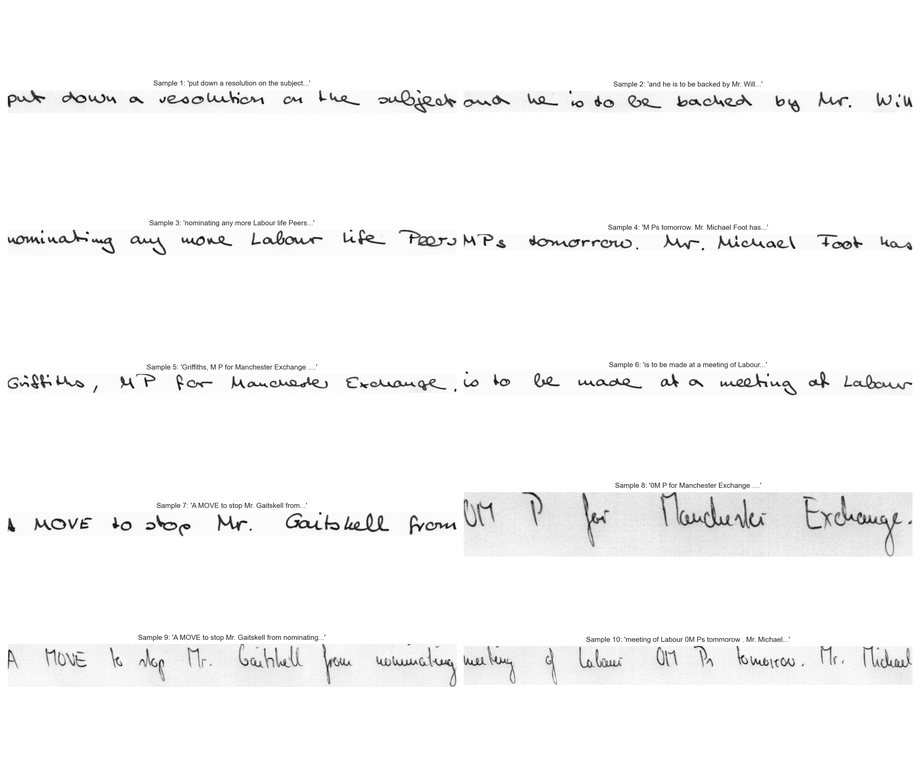
#> input picture charts/01_sample_images.png, 920 x 767 px, shrunk from 2700 x 2250 before the run
$ python image_processor.py ../../charts/01_sample_images.png   (older library calls are emulated)
#> lines starting #> are read from the running program, lines starting #| are printed output that depends on the picture; after the words box and inside, x2 and y2 are one past the last pixel; in counts of white or black regions, pixels touching at a corner belong together
#> in process_image_for_ocr, image is the input picture: shape (767, 920, 3); min 0, max 255, mean 248.6
"""
Image preprocessing pipeline for handwriting OCR.
Includes deskewing, denoising, binarization, and layout analysis.
"""

import cv2
import numpy as np
from typing import Tuple, List, Optional, Dict
from PIL import Image
import albumentations as A
from scipy import ndimage


class ImagePreprocessor:
    """Preprocessor for handwritten document images."""

    def __init__(self, config: Optional[Dict] = None):
        """
        Initialize preprocessor with configuration.

        Args:
            config: Preprocessing configuration dict
        """
        self.config = config or {}
        self.deskew_enabled = self.config.get('deskew', True)
        self.denoise_enabled = self.config.get('denoise', True)
        self.binarization = self.config.get('binarization', 'adaptive')
        self.contrast_enabled = self.config.get('contrast_enhancement', True)

    def process(self, image: np.ndarray) -> np.ndarray:
        """
        Apply full preprocessing pipeline.

        Args:
            image: Input image (BGR or RGB)

        Returns:
            Preprocessed image
        """
        # Convert to grayscale if needed
        if len(image.shape) == 3:
            gray = cv2.cvtColor(image, cv2.COLOR_BGR2GRAY)
        else:
            gray = image.copy()

        # Denoise
        if self.denoise_enabled:
            gray = self.denoise(gray)

        # Deskew
        if self.deskew_enabled:
            gray = self.deskew(gray)

        # Enhance contrast
        if self.contrast_enabled:
            gray = self.enhance_contrast(gray)

        # Binarize
        if self.binarization != 'none':
            binary = self.binarize(gray)
        else:
            binary = gray

        # Remove borders
        if self.config.get('remove_borders', True):
            binary = self.remove_borders(binary)

        return binary

    def denoise(self, image: np.ndarray) -> np.ndarray:
        """
        Remove noise from image.

        Args:
            image: Grayscale image

        Returns:
            Denoised image
        """
        # Non-local means denoising (good for handwriting)
        denoised = cv2.fastNlMeansDenoising(image, None, h=10, templateWindowSize=7, searchWindowSize=21)
        return denoised

    def deskew(self, image: np.ndarray) -> np.ndarray:
        """
        Correct skew in document image.

        Args:
            image: Grayscale image

        Returns:
            Deskewed image
        """
        # Binarize for skew detection
        _, binary = cv2.threshold(image, 0, 255, cv2.THRESH_BINARY_INV + cv2.THRESH_OTSU)
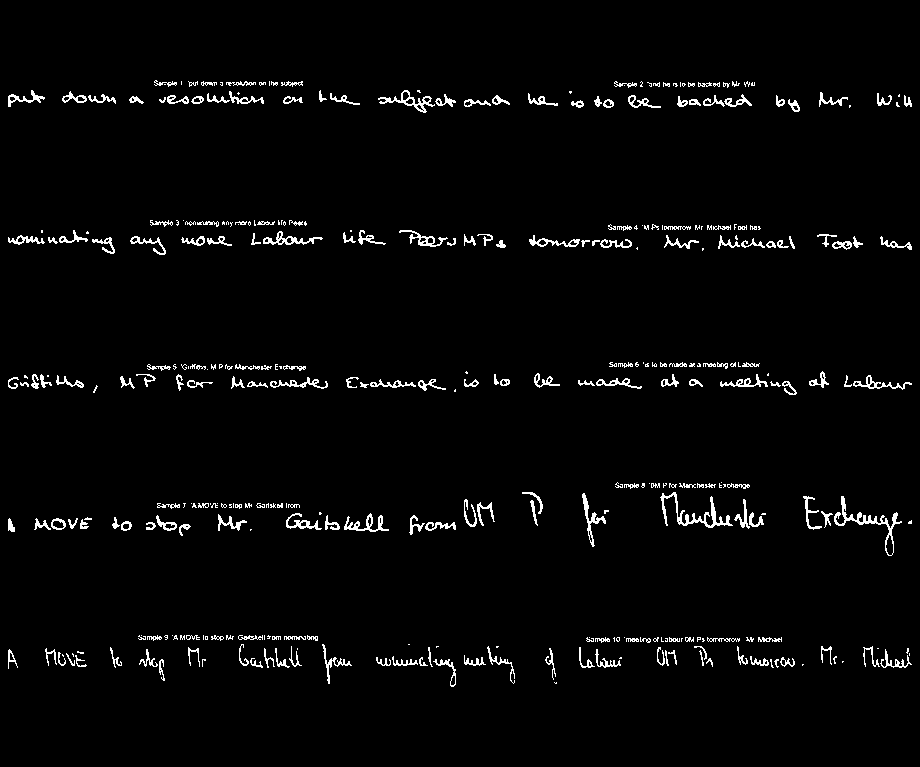
#> binary: shape (767, 920); 2.6% white in thin lines or dots, all inside (x1, y1, x2, y2) = (8, 80, 912, 687)

        # Find coordinates of all non-zero points
        coords = np.column_stack(np.where(binary > 0))
#> coords = 18616 pairs, first value 80 to 686, second value 8 to 911

        if len(coords) == 0:
            return image

        # Calculate minimum area rectangle
        angle = cv2.minAreaRect(coords)[-1]
#> angle = -90

        # Correct angle
        if angle < -45:
            angle = -(90 + angle)
#> angle = 0
        else:
            angle = -angle

        # Rotate image
        if abs(angle) < 0.5:  # Skip if almost straight
            return image

        (h, w) = image.shape[:2]
        center = (w // 2, h // 2)
        M = cv2.getRotationMatrix2D(center, angle, 1.0)
        rotated = cv2.warpAffine(image, M, (w, h), flags=cv2.INTER_CUBIC, borderMode=cv2.BORDER_REPLICATE)

        return rotated

    def enhance_contrast(self, image: np.ndarray) -> np.ndarray:
        """
        Enhance image contrast using CLAHE.

        Args:
            image: Grayscale image

        Returns:
            Contrast-enhanced image
        """
        clahe = cv2.createCLAHE(clipLimit=2.0, tileGridSize=(8, 8))
        enhanced = clahe.apply(image)
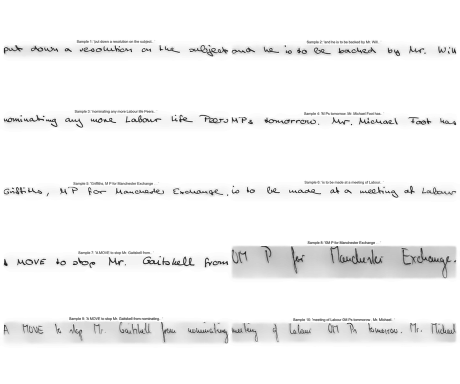
#> enhanced: shape (767, 920) (shown at 1/2 size); min 1, max 255, mean 245.3
        return enhanced

    def binarize(self, image: np.ndarray) -> np.ndarray:
        """
        Binarize image using specified method.

        Args:
            image: Grayscale image

        Returns:
            Binary image
        """
        if self.binarization == 'otsu':
            _, binary = cv2.threshold(image, 0, 255, cv2.THRESH_BINARY + cv2.THRESH_OTSU)

        elif self.binarization == 'adaptive':
            binary = cv2.adaptiveThreshold(
                image, 255, cv2.ADAPTIVE_THRESH_GAUSSIAN_C,
                cv2.THRESH_BINARY, 21, 10
            )
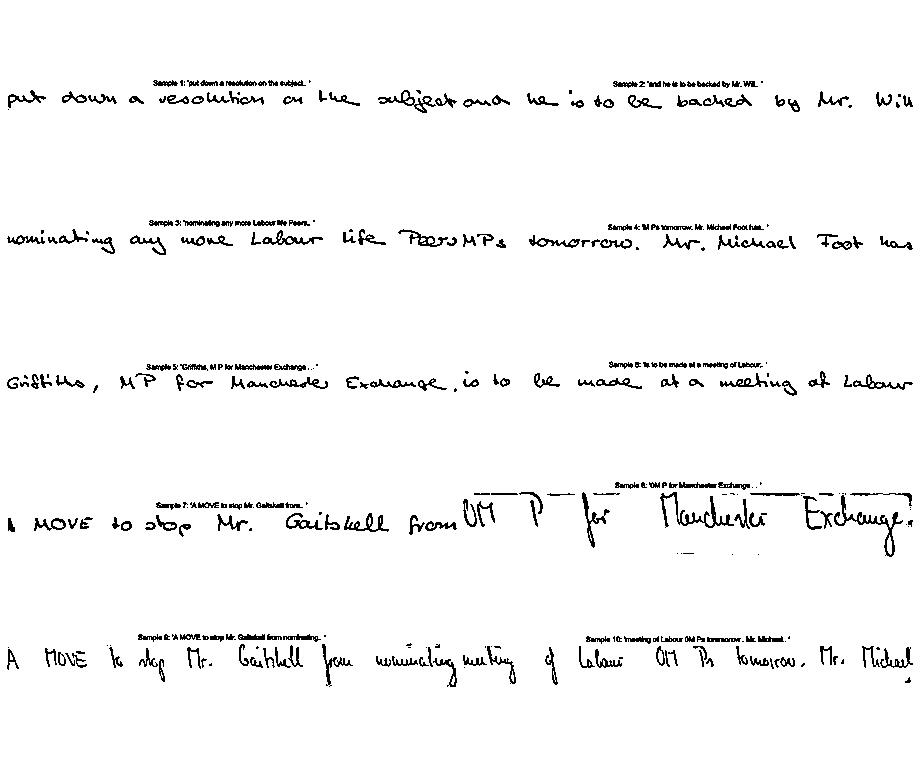
#> binary: shape (767, 920); 96.8% white; black in thin lines or dots, all inside (x1, y1, x2, y2) = (7, 80, 913, 687)

        elif self.binarization == 'sauvola':
            # Sauvola binarization (good for handwriting)
            binary = self._sauvola_threshold(image)

        else:
            binary = image

        return binary

    # [20 lines left out: function _sauvola_threshold, not called in this run]

    def remove_borders(self, image: np.ndarray, border_size: int = 5) -> np.ndarray:
        """
        Remove border artifacts.

        Args:
            image: Binary image
            border_size: Size of border to remove

        Returns:
            Image with borders removed
        """
#> called with border_size = 5
        h, w = image.shape[:2]
        return image[border_size:h-border_size, border_size:w-border_size]
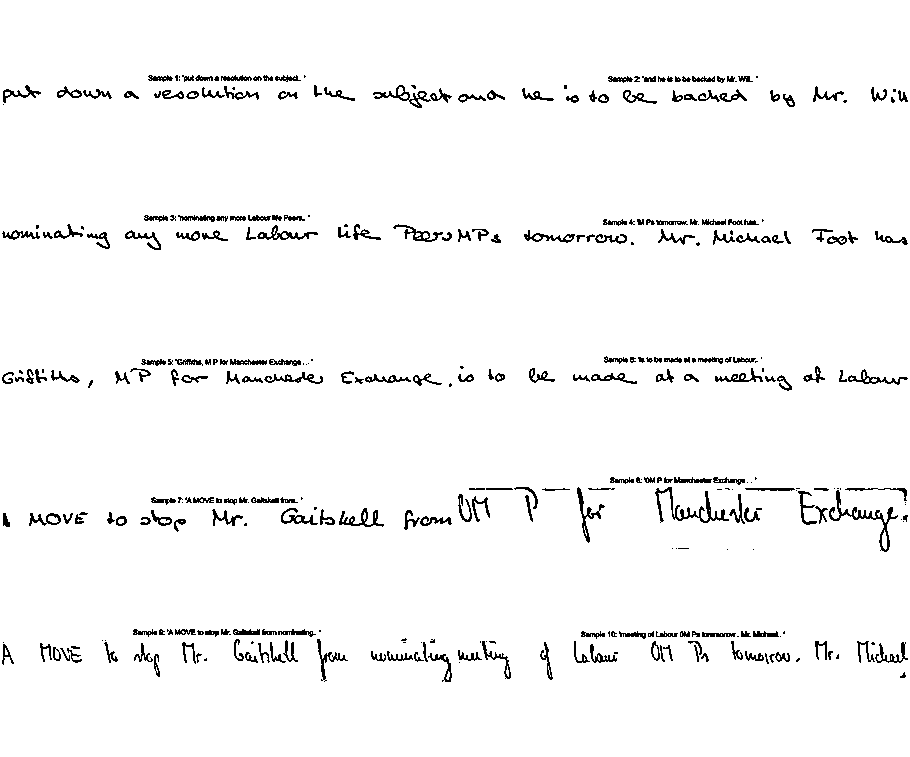
#> returned value: shape (757, 910); 96.7% white; black in thin lines or dots, all inside (x1, y1, x2, y2) = (2, 75, 908, 682)


class LayoutDetector:
    """Detect text regions and layout in document images."""

    def __init__(self, config: Optional[Dict] = None):
        """
        Initialize layout detector.

        Args:
            config: Configuration dict
        """
        self.config = config or {}
        self.min_height = self.config.get('min_text_height', 10)
        self.min_width = self.config.get('min_text_width', 10)

    def detect_text_regions(self, image: np.ndarray) -> List[Dict]:
        """
        Detect text regions in image.

        Args:
            image: Binary image

        Returns:
            List of region dicts with 'bbox', 'type' keys
        """
        # Find contours
        contours, _ = cv2.findContours(
            255 - image if image.mean() > 127 else image,
            cv2.RETR_EXTERNAL,
            cv2.CHAIN_APPROX_SIMPLE
        )
#> contours = 343 contours, 134 with area under 20; largest, box (x1, y1, x2, y2) and area: (829, 490, 898, 552) 459, (655, 487, 729, 523) 350, (373, 85, 431, 108) 316, (257, 225, 318, 240) 248, (339, 508, 384, 527) 222

        regions = []
        for contour in contours:
            x, y, w, h = cv2.boundingRect(contour)

            # Filter by size
            if w < self.min_width or h < self.min_height:
                continue

            # Classify region type based on aspect ratio
            aspect_ratio = w / h
            if aspect_ratio > 5:
                region_type = 'line'
            elif aspect_ratio > 1.5:
                region_type = 'text_block'
            else:
                region_type = 'other'

            regions.append({
                'bbox': (x, y, w, h),
                'type': region_type,
                'area': w * h
            })
#> this loop made 343 passes
#> (x, y, w, h, aspect_ratio, region_type) on passes 10, 12, 14, 15, 17, 18, 19, 20: (428, 653, 24, 29, 0.828, 'other'), (775, 652, 15, 10, 1.5, 'other'), (414, 652, 10, 10, 1, 'other'), (245, 652, 13, 11, 1.18, 'other'), (745, 651, 19, 10, 1.9, 'text_block'), (387, 651, 26, 10, 2.6, 'text_block'), (371, 651, 15, 11, 1.36, 'other'), (458, 650, 24, 11, 2.18, 'text_block')
#> after the loop, regions = 108 items

        # Sort by vertical position
        regions = sorted(regions, key=lambda r: r['bbox'][1])

        return regions

    # [34 lines left out: function segment_lines, not called in this run]


class DataAugmenter:
    """Data augmentation for handwriting images."""

    # [54 lines left out: functions __init__, augment, not called in this run]


def process_image_for_ocr(
    image_path: str,
    config: Optional[Dict] = None
) -> Tuple[np.ndarray, List[Dict]]:
    """
    Complete preprocessing pipeline for OCR.

    Args:
        image_path: Path to input image
        config: Processing configuration

    Returns:
        Tuple of (preprocessed image, detected regions)
    """
    # Load image
    image = cv2.imread(image_path)
    if image is None:
        raise ValueError(f"Failed to load image: {image_path}")

    # Preprocess
    preprocessor = ImagePreprocessor(config)
    processed = preprocessor.process(image)

    # Detect layout
    detector = LayoutDetector(config)
    regions = detector.detect_text_regions(processed)
#> regions = 108 items

    return processed, regions


if __name__ == "__main__":
    # Example usage
    import sys

    if len(sys.argv) > 1:
        image_path = sys.argv[1]
        processed, regions = process_image_for_ocr(image_path)
#> regions = 108 items

        print(f"Processed image shape: {processed.shape}")
#| Processed image shape: (757, 910)
        print(f"Detected {len(regions)} text regions:")
#| Detected 108 text regions:
        for i, region in enumerate(regions[:5]):  # Show first 5
            print(f"  Region {i}: {region}")
#> this loop made 5 passes
#> region on pass 2: {'bbox': (3, 85, 38, 18), 'type': 'text_block', 'area': 684}
#> (printed output is left out)

        # Save result
        output_path = image_path.replace('.', '_processed.')
        cv2.imwrite(output_path, processed)
        print(f"Saved preprocessed image to: {output_path}")
    else:
        print("Usage: python image_processor.py <image_path>")

$ run again, on charts/03_image_dimensions.png
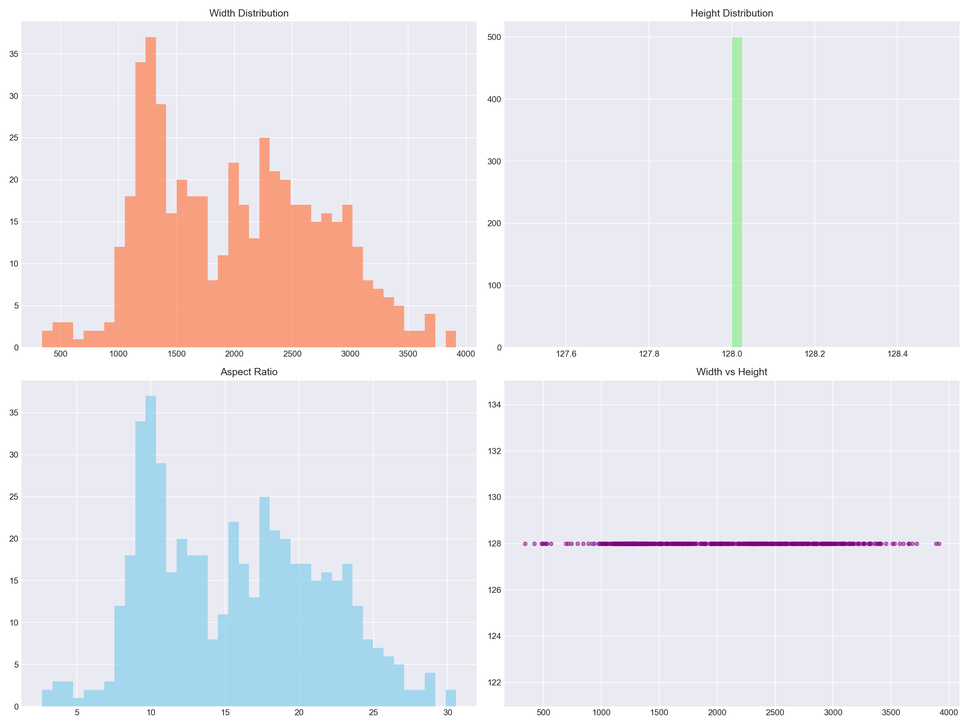
#> input picture charts/03_image_dimensions.png, 970 x 727 px, shrunk from 2400 x 1800 before the run
#> in process_image_for_ocr, image is the input picture: shape (727, 970, 3); mean B, G, R 235.7, 230.7, 233
#> in deskew, `_, binary = cv2.threshold(image, 0, 255, cv2.THRESH_BINARY_INV + cv2.T..`:
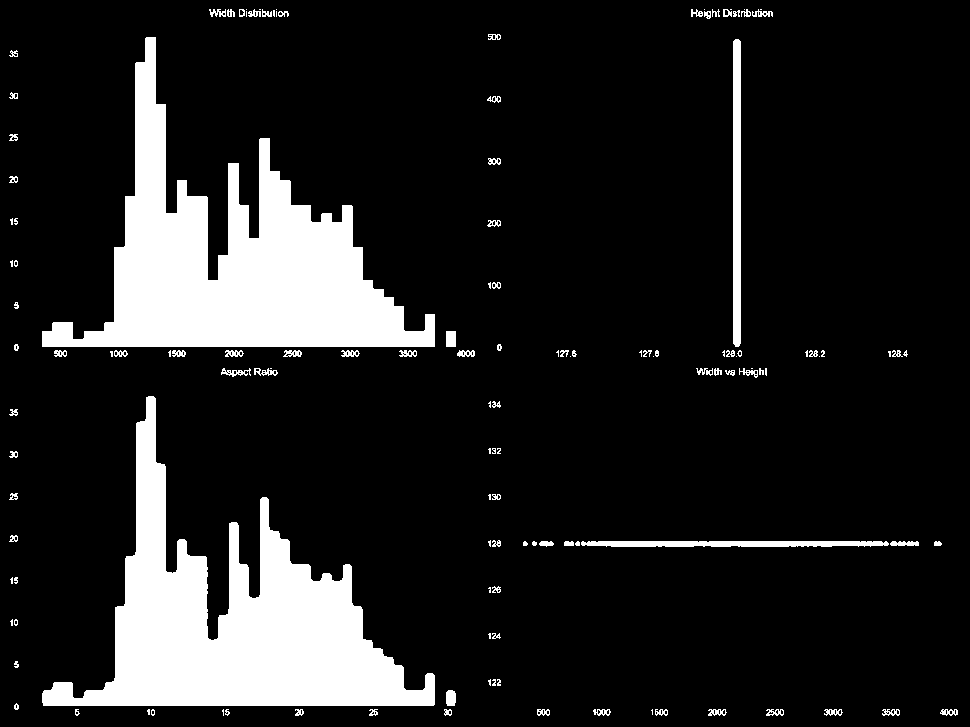
#> binary: shape (727, 970); 13.4% white; 135 white regions (48 under 20 px), largest, box (x1, y1, x2, y2) and area: (42, 37, 435, 347) 43236, (42, 396, 435, 706) 42491, (733, 39, 741, 347) 2449
#> coords = 94703 pairs, first value 9 to 715, second value 9 to 957
#> in deskew, `angle = cv2.minAreaRect(coords)[-1]`: angle = -90
#> in deskew, `angle = -(90 + angle)`: angle = 0
#> in remove_borders, `return image[border_size:h-border_size, border_size:w-border_size]`:
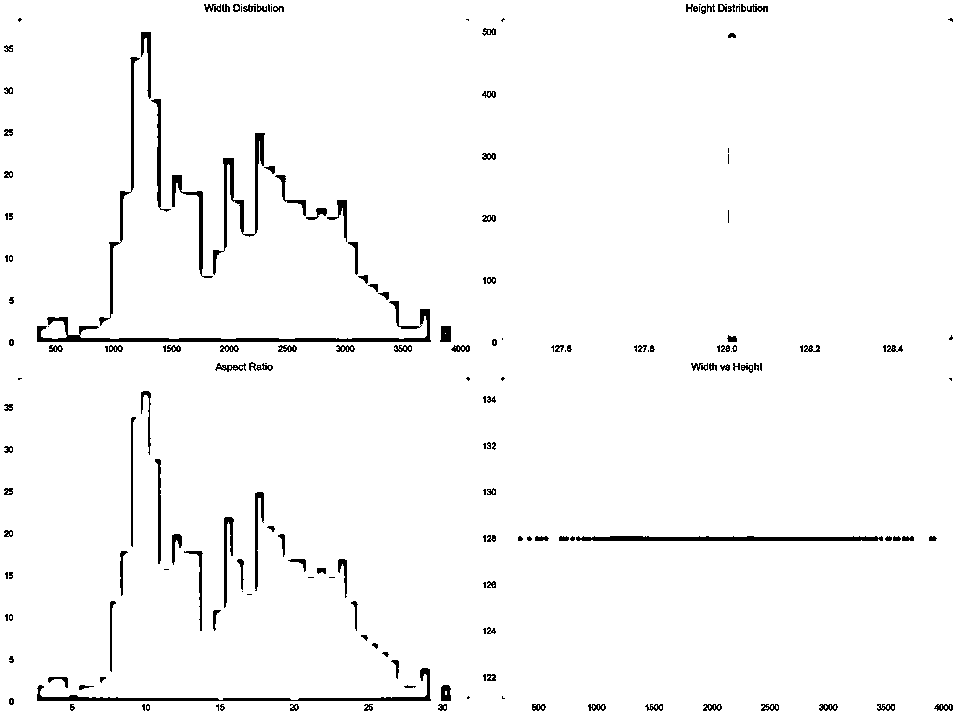
#> returned value: shape (717, 960); 97.5% white; 195 black regions (66 under 20 px)
#> contours = 195 contours, 90 with area under 20; largest, box (x1, y1, x2, y2) and area: (37, 301, 431, 342) 1583, (37, 668, 431, 701) 1027, (576, 536, 883, 541) 962, (213, 133, 265, 275) 843, (99, 57, 140, 326) 588
#> the loop in detect_text_regions, `for contour in contours:` made 195 passes
#> (x, y, w, h, aspect_ratio, region_type) on passes 20, 24, 27, 51, 53, 68, 71, 85: (441, 685, 10, 16, 0.625, 'other'), (48, 677, 20, 11, 1.82, 'text_block'), (37, 668, 394, 33, 11.94, 'line'), (288, 559, 18, 13, 1.38, 'other'), (184, 551, 19, 80, 0.237, 'other'), (172, 534, 10, 31, 0.323, 'other'), (224, 517, 10, 91, 0.11, 'other'), (141, 391, 10, 64, 0.156, 'other')
#> after the loop in detect_text_regions, `for contour in contours:`: regions = 19 items
#| Processed image shape: (717, 960)
#| Detected 19 text regions:
#> the loop `for i, region in enumerate(regions[:5]):` made 5 passes
#> region on passes 1 to 5: {'bbox': (141, 32, 10, 67), 'type': 'other', 'area': 670}, {'bbox': (99, 57, 41, 269), 'type': 'other', 'area': 11029}, {'bbox': (151, 99, 20, 113), 'type': 'other', 'area': 2260}, {'bbox': (213, 133, 52, 142), 'type': 'other', 'area': 7384}, {'bbox': (275, 175, 31, 41), 'type': 'other', 'area': 1271}
#> (printed output is left out)
